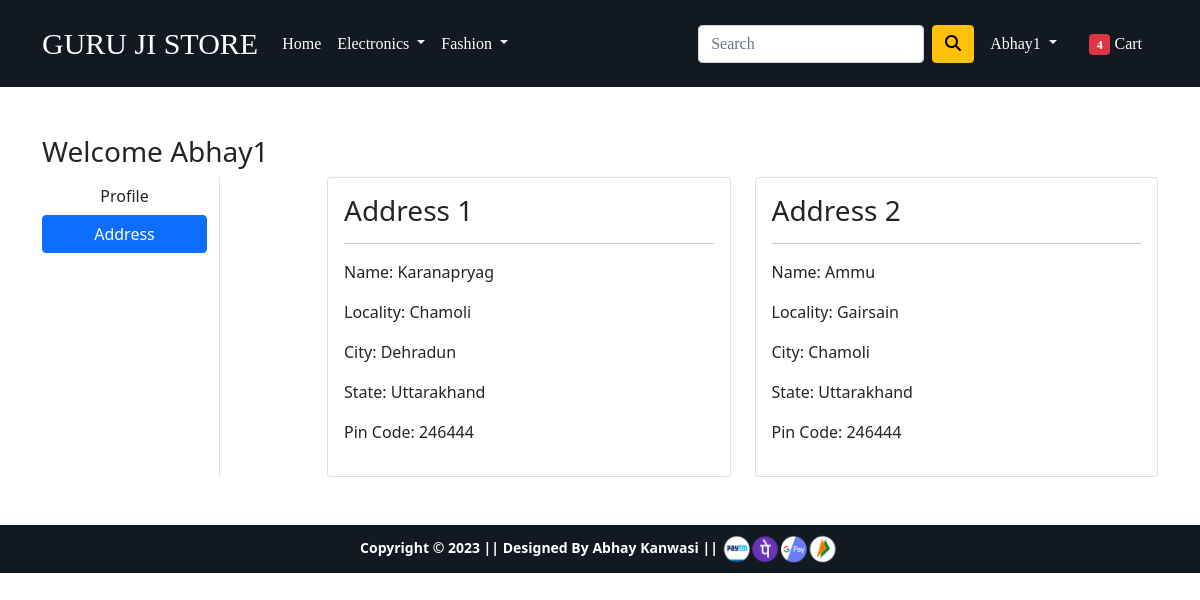
/address/ (signed in), run on the app's committed database.
### app/models.py (models this page shows, shortened)
class Customer(models.Model):
    user = models.ForeignKey(User, on_delete=models.CASCADE)
    name = models.CharField(max_length=200)
    locality = models.CharField(max_length=200)
    city = models.CharField(max_length=50)
    zipcode = models.IntegerField()
    state = models.CharField(choices=STATE_CHOICES, max_length=50)

### app/views.py (the view)
# urls.py: path('address/', views.address, name='address'),
@login_required
def address(request):
 current_user_address = Customer.objects.filter(user = request.user)
 return render(request, 'app/address.html', {'current_user_address' : current_user_address, 'active' : 'btn-primary'})

### app/templates/app/address.html (shortened to what this page needs)
{% extends 'app/base.html' %}
{% load static %}
{% block main-content %}
<div class="container my-5">
 <div class="row">
 <h3>Welcome {{request.user|capfirst}}</h3>
  <div class="col-sm-2 border-end">
   <ul class="list-unstyled">
    <li class="d-grid"><a href="{% url 'profile' %}" class="btn">Profile</a></li>
    <li class="d-grid"><a href="{% url 'address' %}" class="btn {{active}}">Address</a></li>
   </ul>
  </div>
  <div class="col-sm-9 offset-sm-1">
   <div class="row">
    {% for addresses in current_user_address %}
    <div class="col-sm-6">
     <div class="card">
      <div class="card-body">
       <h3>Address {{forloop.counter}}</h3><hr>
       <p>Name: {{addresses.name}}</p>
       <p>Locality: {{addresses.locality}}</p>
       <p>City: {{addresses.city}}</p>
       <p>State: {{addresses.state}}</p>
       <p>Pin Code: {{addresses.zipcode}}</p>
      </div>
     </div>
    </div>
    {% endfor %}
   </div>
  </div>
 </div>
</div>
{% endblock main-content %}

### app/templates/app/base.html (shortened to what this page needs)
<!doctype html>
{% load static %}
<html lang="en">
  <head>
    <link href="https://cdn.jsdelivr.net/npm/bootstrap@5.0.0-beta1/dist/css/bootstrap.min.css" rel="stylesheet">
    <link rel="stylesheet" href="{% static 'app/css/owl.carousel.min.css' %}">
    <link rel="stylesheet" href="{% static 'app/css/all.min.css' %}">
    <link rel="stylesheet" href="{% static 'app/css/style.css' %}">
  </head>
  <body>
    <nav class="navbar navbar-expand-lg navbar-dark p-3" style = "background:#131921; font-family: Serif;">
     <div class="container">
       <a class="navbar-brand" href="/" style="text-transform: uppercase; font-family: Serif; font-size: 30px;">Guru Ji Store</a>
       <div class="collapse navbar-collapse" id="navbarSupportedContent">
         <ul class="navbar-nav me-auto mb-2 mb-lg-0">
           <li class="nav-item">
             <a class="nav-link active" aria-current="page" href="/">Home</a>
           </li>
           <li class="nav-item dropdown">
             <a class="nav-link dropdown-toggle text-white" href="#" id="electronicsDropdown" role="button" data-bs-toggle="dropdown" aria-expanded="false">
               Electronics
             </a>
           </li>
           <li class="nav-item dropdown">
             <a class="nav-link dropdown-toggle text-white" href="#" id="fashionDropdown" role="button" data-bs-toggle="dropdown" aria-expanded="false">
               Fashion
             </a>
           </li>
         </ul>
         <form class="d-flex">
           <input class="form-control me-2" type="search" placeholder="Search" aria-label="Search">
           <button class="btn btn-warning" type="submit"><i class="fa fa-search"></i></button>
         </form>
         <div>
          <ul class="navbar-nav me-auto mb-2 mb-lg-0">
          {% if request.user.is_authenticated %}
           <li class="nav-item dropdown mx-2">
              <a class="nav-link dropdown-toggle text-white" href="#" id="profileDropdown" role="button" data-bs-toggle="dropdown" aria-expanded="false">
                {{request.user.username|capfirst}}
              </a>
            </li>
            <li class="nav-item mx-2">
             <a href="{% url 'showcart' %}" class="nav-link text-white"><span class="badge bg-danger">4</span> Cart </a>
            </li>
          {% endif %}
          </ul>
         </div>
       </div>
     </div>
    </nav>
    {% block main-content %} {% endblock main-content %}
    <footer class="container-fluid text-center p-2 mt-5" style = "background:#131921; mt-auto;">
        <small class="text-white"><strong>Copyright &copy; 2023 || Designed By Abhay Kanwasi || </strong></small>
        <img src="{% static 'app/images/payment.png' %}" alt="" srcset="" class="img-fluid" height="1px" width="10%">
    </footer>
  </body>
</html>

### data on the page
Customer: name "Karanapryag", locality "Chamoli", city "Dehradun", state "Uttarakhand", zipcode "246444"
Customer: name "Ammu", locality "Gairsain", city "Chamoli", state "Uttarakhand", zipcode "246444"

### other printed values
{{ request.user.username|capfirst }} "Abhay1"
{{ request.user|capfirst }} "Abhay1"
